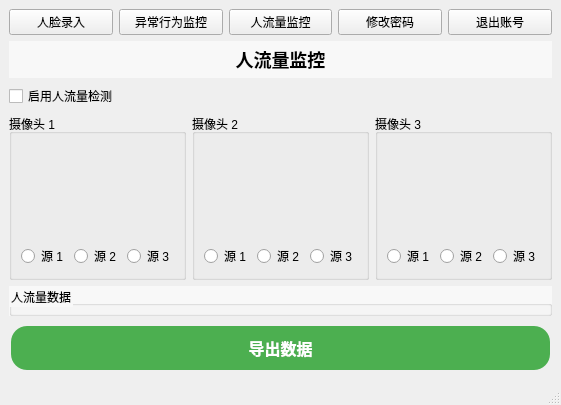
<?xml version="1.0" encoding="UTF-8"?>
<ui version="4.0">
 <class>FlowMonitoringWindow</class>
 <widget class="QMainWindow" name="FlowMonitoringWindow">
  <property name="geometry">
   <rect>
    <x>0</x>
    <y>0</y>
    <width>530</width>
    <height>405</height>
   </rect>
  </property>
  <property name="windowTitle">
   <string>Flow Monitoring</string>
  </property>
  <widget class="QWidget" name="centralwidget">
   <property name="styleSheet">
    <string>
     QWidget#centralwidget {
       background-image: url('D:/User/23907/Desktop/shu_qi_shi_xun/hw2/data/Background_mainPage_resized.jpg');
       background-repeat: no-repeat;
       background-position: center;
       background-size: cover;
     }
    </string>
   </property>
   <layout class="QVBoxLayout" name="verticalLayout">
    <item>
     <layout class="QHBoxLayout" name="menuButtonLayout">
      <item>
       <widget class="QPushButton" name="faceRegistrationButton">
        <property name="text">
         <string>人脸录入</string>
        </property>
       </widget>
      </item>
      <item>
       <widget class="QPushButton" name="abnormalBehaviorButton">
        <property name="text">
         <string>异常行为监控</string>
        </property>
       </widget>
      </item>
      <item>
       <widget class="QPushButton" name="peopleFlowMonitorButton">
        <property name="text">
         <string>人流量监控</string>
        </property>
       </widget>
      </item>
      <item>
       <widget class="QPushButton" name="changePasswordButton">
        <property name="text">
         <string>修改密码</string>
        </property>
       </widget>
      </item>
      <item>
       <widget class="QPushButton" name="logoutButton">
        <property name="text">
         <string>退出账号</string>
        </property>
       </widget>
      </item>
     </layout>
    </item>
    <item>
     <widget class="QLabel" name="label">
      <property name="styleSheet">
       <string notr="true">font: bold 18px; color: black; background-color: rgba(255, 255, 255, 150); padding: 5px;</string>
      </property>
      <property name="text">
       <string>人流量监控</string>
      </property>
      <property name="alignment">
       <set>Qt::AlignCenter</set>
      </property>
     </widget>
    </item>
    <item>
     <widget class="QCheckBox" name="peopleFlowToggle">
      <property name="text">
       <string>启用人流量检测</string>
      </property>
     </widget>
    </item>
    <item>
     <layout class="QHBoxLayout" name="horizontalLayout">
      <item>
       <widget class="QGroupBox" name="camera1GroupBox">
        <property name="title">
         <string>摄像头 1</string>
        </property>
        <layout class="QVBoxLayout" name="verticalLayout_2">
         <item>
          <widget class="QStackedWidget" name="stackedWidget1">
           <widget class="QWidget" name="camera1View1">
            <layout class="QVBoxLayout" name="verticalLayout_3"/>
           </widget>
           <widget class="QWidget" name="camera1View2">
            <layout class="QVBoxLayout" name="verticalLayout_4"/>
           </widget>
           <widget class="QWidget" name="camera1View3">
            <layout class="QVBoxLayout" name="verticalLayout_5"/>
           </widget>
          </widget>
         </item>
         <item>
          <layout class="QHBoxLayout" name="horizontalLayout_2">
           <item>
            <widget class="QRadioButton" name="radioButton1_1">
             <property name="text">
              <string>源 1</string>
             </property>
            </widget>
           </item>
           <item>
            <widget class="QRadioButton" name="radioButton1_2">
             <property name="text">
              <string>源 2</string>
             </property>
            </widget>
           </item>
           <item>
            <widget class="QRadioButton" name="radioButton1_3">
             <property name="text">
              <string>源 3</string>
             </property>
            </widget>
           </item>
          </layout>
         </item>
        </layout>
       </widget>
      </item>
      <item>
       <widget class="QGroupBox" name="camera2GroupBox">
        <property name="title">
         <string>摄像头 2</string>
        </property>
        <layout class="QVBoxLayout" name="verticalLayout_6">
         <item>
          <widget class="QStackedWidget" name="stackedWidget2">
           <widget class="QWidget" name="camera2View1">
            <layout class="QVBoxLayout" name="verticalLayout_7"/>
           </widget>
           <widget class="QWidget" name="camera2View2">
            <layout class="QVBoxLayout" name="verticalLayout_8"/>
           </widget>
           <widget class="QWidget" name="camera2View3">
            <layout class="QVBoxLayout" name="verticalLayout_9"/>
           </widget>
          </widget>
         </item>
         <item>
          <layout class="QHBoxLayout" name="horizontalLayout_3">
           <item>
            <widget class="QRadioButton" name="radioButton2_1">
             <property name="text">
              <string>源 1</string>
             </property>
            </widget>
           </item>
           <item>
            <widget class="QRadioButton" name="radioButton2_2">
             <property name="text">
              <string>源 2</string>
             </property>
            </widget>
           </item>
           <item>
            <widget class="QRadioButton" name="radioButton2_3">
             <property name="text">
              <string>源 3</string>
             </property>
            </widget>
           </item>
          </layout>
         </item>
        </layout>
       </widget>
      </item>
      <item>
       <widget class="QGroupBox" name="camera3GroupBox">
        <property name="title">
         <string>摄像头 3</string>
        </property>
        <layout class="QVBoxLayout" name="verticalLayout_10">
         <item>
          <widget class="QStackedWidget" name="stackedWidget3">
           <widget class="QWidget" name="camera3View1">
            <layout class="QVBoxLayout" name="verticalLayout_11"/>
           </widget>
           <widget class="QWidget" name="camera3View2">
            <layout class="QVBoxLayout" name="verticalLayout_12"/>
           </widget>
           <widget class="QWidget" name="camera3View3">
            <layout class="QVBoxLayout" name="verticalLayout_13"/>
           </widget>
          </widget>
         </item>
         <item>
          <layout class="QHBoxLayout" name="horizontalLayout_4">
           <item>
            <widget class="QRadioButton" name="radioButton3_1">
             <property name="text">
              <string>源 1</string>
             </property>
            </widget>
           </item>
           <item>
            <widget class="QRadioButton" name="radioButton3_2">
             <property name="text">
              <string>源 2</string>
             </property>
            </widget>
           </item>
           <item>
            <widget class="QRadioButton" name="radioButton3_3">
             <property name="text">
              <string>源 3</string>
             </property>
            </widget>
           </item>
          </layout>
         </item>
        </layout>
       </widget>
      </item>
     </layout>
    </item>
    <item>
     <widget class="QGroupBox" name="flowData">
      <property name="styleSheet">
       <string notr="true">color: black; background-color: rgba(255, 255, 255, 150); padding: 5px;</string>
      </property>
      <property name="title">
       <string>人流量数据</string>
      </property>
      <layout class="QVBoxLayout" name="verticalLayout_14"/>
     </widget>
    </item>
    <item>
     <widget class="QPushButton" name="exportButton">
      <property name="styleSheet">
       <string notr="true">font: bold 14px; color: white; background-color: #4CAF50; border: none; padding: 10px 24px; text-align: center; text-decoration: none; display: inline-block; font-size: 16px; margin: 4px 2px; cursor: pointer; border-radius: 16px;</string>
      </property>
      <property name="text">
       <string>导出数据</string>
      </property>
     </widget>
    </item>
   </layout>
  </widget>
  <widget class="QStatusBar" name="statusbar"/>
 </widget>
 <resources/>
 <connections>
  <connection>
   <sender>faceRegistrationButton</sender>
   <signal>clicked()</signal>
   <receiver>FlowMonitoringWindow</receiver>
   <slot>open_face_registration()</slot>
   <hints>
    <hint type="sourcelabel">
     <x>58</x>
     <y>21</y>
    </hint>
    <hint type="destinationlabel">
     <x>264</x>
     <y>202</y>
    </hint>
   </hints>
  </connection>
  <connection>
   <sender>changePasswordButton</sender>
   <signal>clicked()</signal>
   <receiver>FlowMonitoringWindow</receiver>
   <slot>open_password_change()</slot>
   <hints>
    <hint type="sourcelabel">
     <x>368</x>
     <y>21</y>
    </hint>
    <hint type="destinationlabel">
     <x>264</x>
     <y>202</y>
    </hint>
   </hints>
  </connection>
  <connection>
   <sender>logoutButton</sender>
   <signal>clicked()</signal>
   <receiver>FlowMonitoringWindow</receiver>
   <slot>open_login_dialog()</slot>
   <hints>
    <hint type="sourcelabel">
     <x>471</x>
     <y>21</y>
    </hint>
    <hint type="destinationlabel">
     <x>264</x>
     <y>202</y>
    </hint>
   </hints>
  </connection>
 </connections>
 <slots>
  <slot>open_face_registration()</slot>
  <slot>open_password_change()</slot>
  <slot>open_login_dialog()</slot>
 </slots>
</ui>
